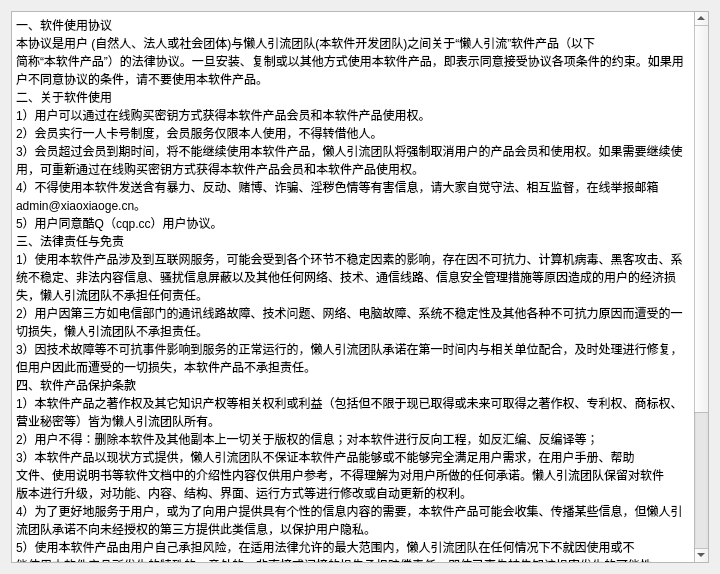
<?xml version="1.0" encoding="UTF-8"?>
<ui version="4.0">
 <class>WUserAgree</class>
 <widget class="QWidget" name="WUserAgree">
  <property name="geometry">
   <rect>
    <x>0</x>
    <y>0</y>
    <width>720</width>
    <height>574</height>
   </rect>
  </property>
  <property name="windowTitle">
   <string>用户协议</string>
  </property>
  <layout class="QVBoxLayout" name="verticalLayout">
   <item>
    <widget class="QTextEdit" name="textEdit">
     <property name="enabled">
      <bool>true</bool>
     </property>
     <property name="readOnly">
      <bool>true</bool>
     </property>
     <property name="html">
      <string>&lt;!DOCTYPE HTML PUBLIC &quot;-//W3C//DTD HTML 4.0//EN&quot; &quot;http://www.w3.org/TR/REC-html40/strict.dtd&quot;&gt;
&lt;html&gt;&lt;head&gt;&lt;meta name=&quot;qrichtext&quot; content=&quot;1&quot; /&gt;&lt;style type=&quot;text/css&quot;&gt;
p, li { white-space: pre-wrap; }
&lt;/style&gt;&lt;/head&gt;&lt;body style=&quot; font-family:'SimSun'; font-size:9pt; font-weight:400; font-style:normal;&quot;&gt;
&lt;p style=&quot; margin-top:0px; margin-bottom:0px; margin-left:0px; margin-right:0px; -qt-block-indent:0; text-indent:0px;&quot;&gt;&lt;span style=&quot; font-family:'SimSun';&quot;&gt;一、软件使用协议&lt;/span&gt;&lt;/p&gt;
&lt;p style=&quot; margin-top:0px; margin-bottom:0px; margin-left:0px; margin-right:0px; -qt-block-indent:0; text-indent:0px;&quot;&gt;&lt;span style=&quot; font-family:'SimSun';&quot;&gt;本协议是用户 (自然人、法人或社会团体)与懒人引流团队(本软件开发团队)之间关于“懒人引流”软件产品（以下&lt;/span&gt;&lt;/p&gt;
&lt;p style=&quot; margin-top:0px; margin-bottom:0px; margin-left:0px; margin-right:0px; -qt-block-indent:0; text-indent:0px;&quot;&gt;&lt;span style=&quot; font-family:'SimSun';&quot;&gt;简称“本软件产品”）的法律协议。一旦安装、复制或以其他方式使用本软件产品，即表示同意接受协议各项条件的约束。如果用户不同意协议的条件，请不要使用本软件产品。&lt;/span&gt;&lt;/p&gt;
&lt;p style=&quot; margin-top:0px; margin-bottom:0px; margin-left:0px; margin-right:0px; -qt-block-indent:0; text-indent:0px;&quot;&gt;&lt;span style=&quot; font-family:'SimSun';&quot;&gt;二、关于软件使用&lt;/span&gt;&lt;/p&gt;
&lt;p style=&quot; margin-top:0px; margin-bottom:0px; margin-left:0px; margin-right:0px; -qt-block-indent:0; text-indent:0px;&quot;&gt;&lt;span style=&quot; font-family:'SimSun';&quot;&gt;1）用户可以通过在线购买密钥方式获得本软件产品会员和本软件产品使用权。&lt;/span&gt;&lt;/p&gt;
&lt;p style=&quot; margin-top:0px; margin-bottom:0px; margin-left:0px; margin-right:0px; -qt-block-indent:0; text-indent:0px;&quot;&gt;&lt;span style=&quot; font-family:'SimSun';&quot;&gt;2）会员实行一人卡号制度，会员服务仅限本人使用，不得转借他人。&lt;/span&gt;&lt;/p&gt;
&lt;p style=&quot; margin-top:0px; margin-bottom:0px; margin-left:0px; margin-right:0px; -qt-block-indent:0; text-indent:0px;&quot;&gt;&lt;span style=&quot; font-family:'SimSun';&quot;&gt;3）会员超过会员到期时间，将不能继续使用本软件产品，懒人引流团队将强制取消用户的产品会员和使用权。如果需要继续使用，可重新通过在线购买密钥方式获得本软件产品会员和本软件产品使用权。&lt;/span&gt;&lt;/p&gt;
&lt;p style=&quot; margin-top:0px; margin-bottom:0px; margin-left:0px; margin-right:0px; -qt-block-indent:0; text-indent:0px;&quot;&gt;&lt;span style=&quot; font-family:'SimSun';&quot;&gt;4）不得使用本软件发送含有暴力、反动、赌博、诈骗、淫秽色情等有害信息，请大家自觉守法、相互监督，在线举报邮箱 admin@xiaoxiaoge.cn。&lt;/span&gt;&lt;/p&gt;
&lt;p style=&quot; margin-top:0px; margin-bottom:0px; margin-left:0px; margin-right:0px; -qt-block-indent:0; text-indent:0px;&quot;&gt;&lt;span style=&quot; font-family:'SimSun';&quot;&gt;5）用户同意酷Q（cqp.cc）用户协议。&lt;/span&gt;&lt;/p&gt;
&lt;p style=&quot; margin-top:0px; margin-bottom:0px; margin-left:0px; margin-right:0px; -qt-block-indent:0; text-indent:0px;&quot;&gt;&lt;span style=&quot; font-family:'SimSun';&quot;&gt;三、法律责任与免责&lt;/span&gt;&lt;/p&gt;
&lt;p style=&quot; margin-top:0px; margin-bottom:0px; margin-left:0px; margin-right:0px; -qt-block-indent:0; text-indent:0px;&quot;&gt;&lt;span style=&quot; font-family:'SimSun';&quot;&gt;1）使用本软件产品涉及到互联网服务，可能会受到各个环节不稳定因素的影响，存在因不可抗力、计算机病毒、黑客攻击、系统不稳定、非法内容信息、骚扰信息屏蔽以及其他任何网络、技术、通信线路、信息安全管理措施等原因造成的用户的经济损失，懒人引流团队不承担任何责任。&lt;/span&gt;&lt;/p&gt;
&lt;p style=&quot; margin-top:0px; margin-bottom:0px; margin-left:0px; margin-right:0px; -qt-block-indent:0; text-indent:0px;&quot;&gt;&lt;span style=&quot; font-family:'SimSun';&quot;&gt;2）用户因第三方如电信部门的通讯线路故障、技术问题、网络、电脑故障、系统不稳定性及其他各种不可抗力原因而遭受的一切损失，懒人引流团队不承担责任。&lt;/span&gt;&lt;/p&gt;
&lt;p style=&quot; margin-top:0px; margin-bottom:0px; margin-left:0px; margin-right:0px; -qt-block-indent:0; text-indent:0px;&quot;&gt;&lt;span style=&quot; font-family:'SimSun';&quot;&gt;3）因技术故障等不可抗事件影响到服务的正常运行的，懒人引流团队承诺在第一时间内与相关单位配合，及时处理进行修复，但用户因此而遭受的一切损失，本软件产品不承担责任。&lt;/span&gt;&lt;/p&gt;
&lt;p style=&quot; margin-top:0px; margin-bottom:0px; margin-left:0px; margin-right:0px; -qt-block-indent:0; text-indent:0px;&quot;&gt;&lt;span style=&quot; font-family:'SimSun';&quot;&gt;四、软件产品保护条款&lt;/span&gt;&lt;/p&gt;
&lt;p style=&quot; margin-top:0px; margin-bottom:0px; margin-left:0px; margin-right:0px; -qt-block-indent:0; text-indent:0px;&quot;&gt;&lt;span style=&quot; font-family:'SimSun';&quot;&gt;1）本软件产品之著作权及其它知识产权等相关权利或利益（包括但不限于现已取得或未来可取得之著作权、专利权、商标权、&lt;/span&gt;&lt;/p&gt;
&lt;p style=&quot; margin-top:0px; margin-bottom:0px; margin-left:0px; margin-right:0px; -qt-block-indent:0; text-indent:0px;&quot;&gt;&lt;span style=&quot; font-family:'SimSun';&quot;&gt;营业秘密等）皆为懒人引流团队所有。&lt;/span&gt;&lt;/p&gt;
&lt;p style=&quot; margin-top:0px; margin-bottom:0px; margin-left:0px; margin-right:0px; -qt-block-indent:0; text-indent:0px;&quot;&gt;&lt;span style=&quot; font-family:'SimSun';&quot;&gt;2）用户不得：删除本软件及其他副本上一切关于版权的信息；对本软件进行反向工程，如反汇编、反编译等；&lt;/span&gt;&lt;/p&gt;
&lt;p style=&quot; margin-top:0px; margin-bottom:0px; margin-left:0px; margin-right:0px; -qt-block-indent:0; text-indent:0px;&quot;&gt;&lt;span style=&quot; font-family:'SimSun';&quot;&gt;3）本软件产品以现状方式提供，懒人引流团队不保证本软件产品能够或不能够完全满足用户需求，在用户手册、帮助&lt;/span&gt;&lt;/p&gt;
&lt;p style=&quot; margin-top:0px; margin-bottom:0px; margin-left:0px; margin-right:0px; -qt-block-indent:0; text-indent:0px;&quot;&gt;&lt;span style=&quot; font-family:'SimSun';&quot;&gt;文件、使用说明书等软件文档中的介绍性内容仅供用户参考，不得理解为对用户所做的任何承诺。懒人引流团队保留对软件&lt;/span&gt;&lt;/p&gt;
&lt;p style=&quot; margin-top:0px; margin-bottom:0px; margin-left:0px; margin-right:0px; -qt-block-indent:0; text-indent:0px;&quot;&gt;&lt;span style=&quot; font-family:'SimSun';&quot;&gt;版本进行升级，对功能、内容、结构、界面、运行方式等进行修改或自动更新的权利。&lt;/span&gt;&lt;/p&gt;
&lt;p style=&quot; margin-top:0px; margin-bottom:0px; margin-left:0px; margin-right:0px; -qt-block-indent:0; text-indent:0px;&quot;&gt;&lt;span style=&quot; font-family:'SimSun';&quot;&gt;4）为了更好地服务于用户，或为了向用户提供具有个性的信息内容的需要，本软件产品可能会收集、传播某些信息，但懒人引流团队承诺不向未经授权的第三方提供此类信息，以保护用户隐私。&lt;/span&gt;&lt;/p&gt;
&lt;p style=&quot; margin-top:0px; margin-bottom:0px; margin-left:0px; margin-right:0px; -qt-block-indent:0; text-indent:0px;&quot;&gt;&lt;span style=&quot; font-family:'SimSun';&quot;&gt;5）使用本软件产品由用户自己承担风险，在适用法律允许的最大范围内，懒人引流团队在任何情况下不就因使用或不&lt;/span&gt;&lt;/p&gt;
&lt;p style=&quot; margin-top:0px; margin-bottom:0px; margin-left:0px; margin-right:0px; -qt-block-indent:0; text-indent:0px;&quot;&gt;&lt;span style=&quot; font-family:'SimSun';&quot;&gt;能使用本软件产品所发生的特殊的、意外的、非直接或间接的损失承担赔偿责任。即使已事先被告知该损害发生的可能性。&lt;/span&gt;&lt;/p&gt;
&lt;p style=&quot; margin-top:0px; margin-bottom:0px; margin-left:0px; margin-right:0px; -qt-block-indent:0; text-indent:0px;&quot;&gt;&lt;span style=&quot; font-family:'SimSun';&quot;&gt;6）懒人引流团队定义的信息内容包括：文字、软件、声音；本团队为用户提供的商业信息，所有这些内容受版权、商&lt;/span&gt;&lt;/p&gt;
&lt;p style=&quot; margin-top:0px; margin-bottom:0px; margin-left:0px; margin-right:0px; -qt-block-indent:0; text-indent:0px;&quot;&gt;&lt;span style=&quot; font-family:'SimSun';&quot;&gt;标权、和其它知识产权和所有权法律的保护。所以，用户只能在本团队授权下才能使用这些内容，而不能擅自复制、修改、编撰这些内容、或创造与内容有关的衍生产品。&lt;/span&gt;&lt;/p&gt;
&lt;p style=&quot; margin-top:0px; margin-bottom:0px; margin-left:0px; margin-right:0px; -qt-block-indent:0; text-indent:0px;&quot;&gt;&lt;span style=&quot; font-family:'SimSun';&quot;&gt;7）如果您未遵守本协议的任何一项条款，懒人引流团队有权立即终止本协议，并保留通过法律手段追究责任。&lt;/span&gt;&lt;/p&gt;
&lt;p style=&quot; margin-top:0px; margin-bottom:0px; margin-left:0px; margin-right:0px; -qt-block-indent:0; text-indent:0px;&quot;&gt;&lt;span style=&quot; font-family:'SimSun';&quot;&gt;五、懒人引流团队具有对以上各项条款内容的最终解释权和修改权。如用户对懒人引流团队的解释或修改有异议，&lt;/span&gt;&lt;/p&gt;
&lt;p style=&quot; margin-top:0px; margin-bottom:0px; margin-left:0px; margin-right:0px; -qt-block-indent:0; text-indent:0px;&quot;&gt;&lt;span style=&quot; font-family:'SimSun';&quot;&gt;应当立即停止使用本软件产品。用户继续使用本软件产品的行为将被视为对懒人引流团队的解释或修改的接受。&lt;/span&gt;&lt;/p&gt;
&lt;p style=&quot; margin-top:0px; margin-bottom:0px; margin-left:0px; margin-right:0px; -qt-block-indent:0; text-indent:0px;&quot;&gt;&lt;span style=&quot; font-family:'SimSun';&quot;&gt;六、因本协议所发生的纠纷，双方同意按照中华人民共和国法律，由懒人引流团队所在地的有管辖权的法院管辖。&lt;/span&gt;&lt;/p&gt;
&lt;p style=&quot; margin-top:0px; margin-bottom:0px; margin-left:0px; margin-right:0px; -qt-block-indent:0; text-indent:0px;&quot;&gt;&lt;span style=&quot; font-family:'SimSun';&quot;&gt;七、懒人引流团队有权在必要时变更本协议条款，您可以在懒人引流官网(market.xiaoxiaoge.cn)的相关页面查阅最新版本的协议条款。本协议条款变更后，如果您继续使用本软件产品，即视为您已接受变更后的协议。&lt;/span&gt;&lt;/p&gt;
&lt;p style=&quot;-qt-paragraph-type:empty; margin-top:0px; margin-bottom:0px; margin-left:0px; margin-right:0px; -qt-block-indent:0; text-indent:0px; font-family:'SimSun';&quot;&gt;&lt;br /&gt;&lt;/p&gt;&lt;/body&gt;&lt;/html&gt;</string>
     </property>
    </widget>
   </item>
  </layout>
 </widget>
 <layoutdefault spacing="6" margin="11"/>
 <resources/>
 <connections/>
</ui>
